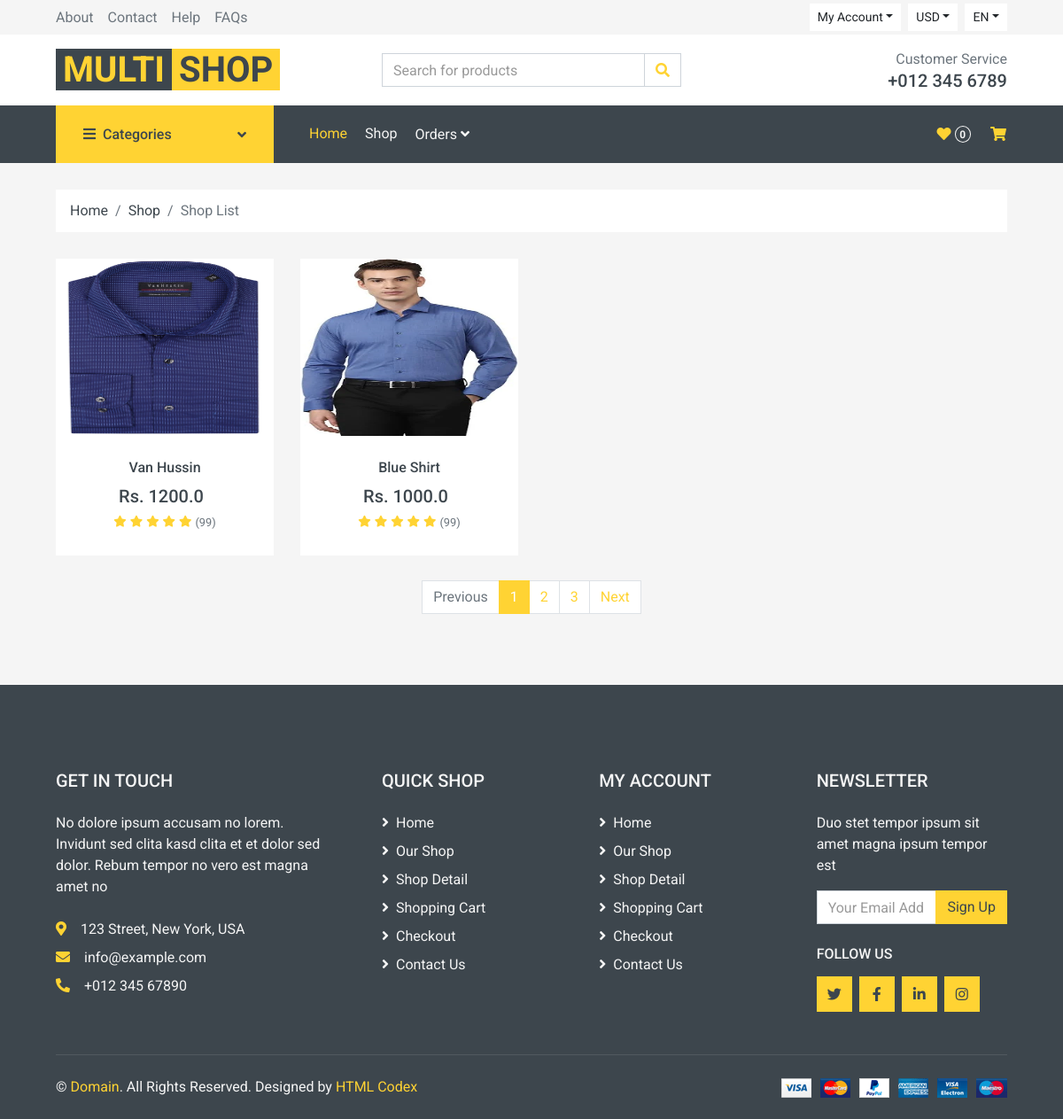
The page /Product/Shop on the database its author committed.
### Product/models.py (models this page shows, shortened)
class ProductDetails(models.Model):
    options = (("Shirts","Shirts"),("Jeans","Jeans"),("Sportswear","Sportswear"),("Jumpsuits","Jumpsuits"),("Blazers","Blazers"),("Jackets","Jackets"),("Shoes","Shoes"),("Kurthas","Kurthas"))
    option1 = (("Mens","Mens"),("Womans","Womans"),("Kids","Kids"))
    product_name = models.CharField(max_length = 255)
    Product_category = models.CharField(max_length = 255, choices = options)
    Product_subcategory = models.CharField(max_length = 255,choices = option1,null=True)
    product_description = models.CharField(max_length = 255)
    product_price = models.FloatField()
    product_stock = models.IntegerField()
    Product_Image =models.FileField(upload_to="Produc_image",null=True)
    product_availability = models.BooleanField(default = True)
    user = models.ForeignKey(User, on_delete = models.CASCADE, null = True, blank  = True)

### Product/views.py (the view)
# urls.py: path("Shop",views.Shop,name="Shop"),
def Shop(request):
    product = ProductDetails.objects.all()
    context = {
        "product":product
    }
    return render(request,"shop.html",context)

### templates/shop.html (shortened to what this page needs)
{% extends "index.html" %}
{% block content %}
    <div class="container-fluid">
        <div class="row px-xl-5">
            <div class="col-12">
                <nav class="breadcrumb bg-light mb-30">
                    <a class="breadcrumb-item text-dark" href="#">Home</a>
                    <a class="breadcrumb-item text-dark" href="#">Shop</a>
                    <span class="breadcrumb-item active">Shop List</span>
                </nav>
            </div>
        </div>
    </div>
    <div class="container-fluid">
        <div class="row px-xl-5">
            <div class="col-lg-12 col-md-12">
                <div class="row pb-3">
        {% for i in product%}
            <div class="col-lg-3 col-md-4 col-sm-6 pb-1">
                <div class="product-item bg-light mb-4">
                    <div class="product-img position-relative overflow-hidden">
                        <img class="" style="height:200px;width:100%" src="{{i.Product_Image.url}}" alt="">
                        <div class="product-action">
                        </div>
                    </div>
                    <div class="text-center py-4">
                        <a class="h6 text-decoration-none text-truncate" href="">{{i.product_name}}</a>
                        <div class="d-flex align-items-center justify-content-center mt-2">
                            <h5>Rs. {{i.product_price}}</h5><h6 class="text-muted ml-2"></h6>
                        </div>
                        <div class="d-flex align-items-center justify-content-center mb-1">
                            <small class="fa fa-star text-primary mr-1"></small>
                            <small class="fa fa-star text-primary mr-1"></small>
                            <small class="fa fa-star text-primary mr-1"></small>
                            <small class="fa fa-star text-primary mr-1"></small>
                            <small class="fa fa-star text-primary mr-1"></small>
                            <small>(99)</small>
                        </div>
                    </div>
                </div>
            </div>
            {% endfor %}
                    <div class="col-12">
                        <nav>
                          <ul class="pagination justify-content-center">
                            <li class="page-item disabled"><a class="page-link" href="#">Previous</span></a></li>
                            <li class="page-item active"><a class="page-link" href="#">1</a></li>
                            <li class="page-item"><a class="page-link" href="#">2</a></li>
                            <li class="page-item"><a class="page-link" href="#">3</a></li>
                            <li class="page-item"><a class="page-link" href="#">Next</a></li>
                          </ul>
                        </nav>
                    </div>
                </div>
            </div>
        </div>
    </div>
   {% endblock %}

### rows shown on the page
ProductDetails: Product_Image (picture), product_name "Van Hussin", product_price "1200.0"
ProductDetails: Product_Image (picture), product_name "Blue Shirt", product_price "1000.0"
